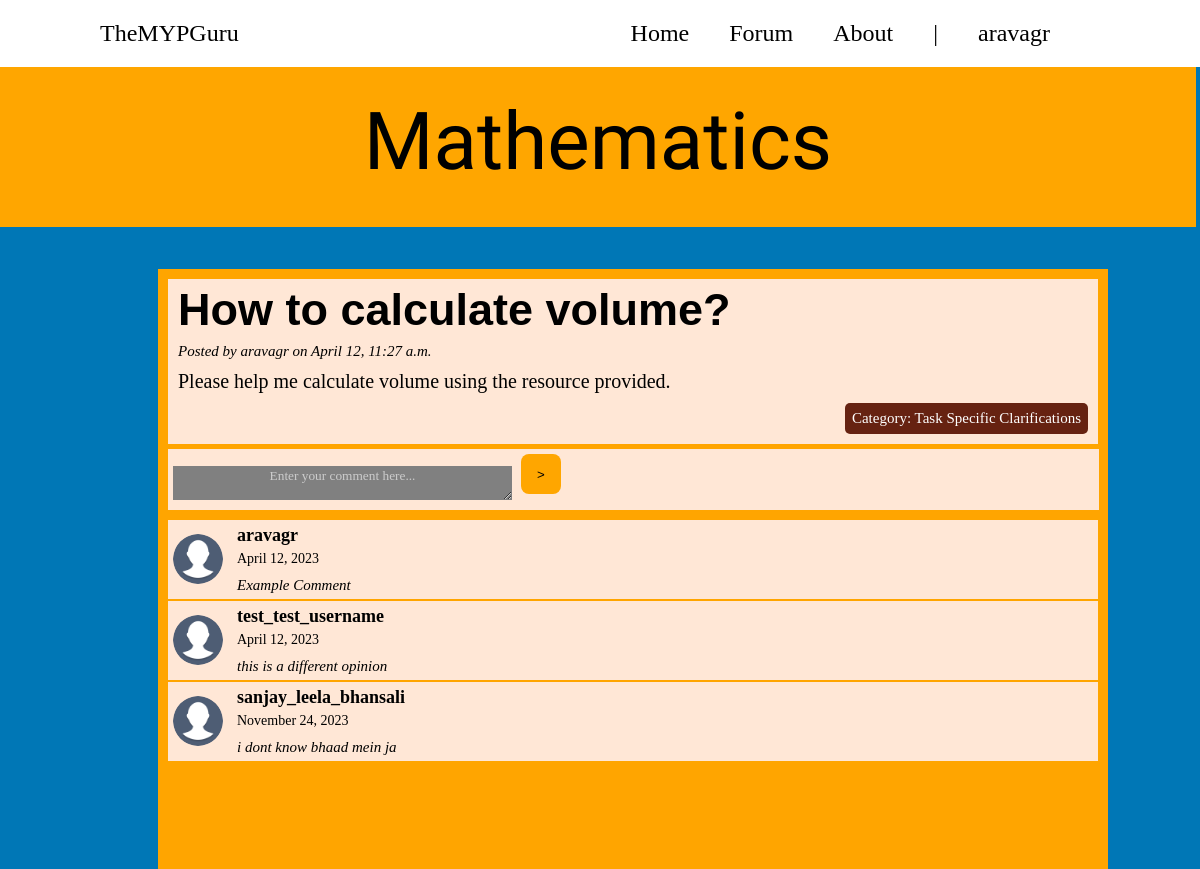
/math/post/31/ (signed in), run on the app's committed database.
### MathForum/models.py (models this page shows, shortened)
class Post(models.Model):
    title = models.CharField(max_length=50)
    description = models.CharField(max_length=1000)
    category = models.ForeignKey(Category, on_delete=models.CASCADE)
    file = models.FileField(blank=True, null=True)
    author = models.ForeignKey(User, on_delete=models.CASCADE)
    created_at = models.DateTimeField(auto_now_add=True)
    is_verified = models.BooleanField(default=False)

class Category(models.Model):
    name = models.CharField(max_length=255)
    def __str__(self):
        return self.name

class Comment(models.Model):
    post = models.ForeignKey(Post, on_delete=models.CASCADE)
    text = models.TextField()
    author = models.ForeignKey(User, on_delete=models.CASCADE)
    created_at = models.DateTimeField(auto_now_add=True)

### MathForum/views.py (the view, shortened to what this page needs)
# urls.py: path('post/<int:pk>/', post_detail, name='post_detail'),
@login_required
def post_detail(request, pk):
    post = get_object_or_404(Post, pk=pk)
    comments = Comment.objects.filter(post=post)
    comment_form = CommentForm()
    post_form = PostForm()
    return render(request, 'math_detail.html', {'post': post, 'comments': comments, 'comment_form': comment_form, 'post_form': post_form})

### MathForum/forms.py
class CommentForm(forms.ModelForm):
    class Meta:
        model = Comment
        fields = ('text',)
        widgets = {
            'text': forms.Textarea(attrs={'placeholder': 'Enter your comment here...'})
        }

class PostForm(forms.ModelForm):
    class Meta:
        model = Post
        fields = ('title', 'description', 'category', 'file', 'is_verified')

### MathForum/templates/math_detail.html (shortened to what this page needs)
{% load static %}
<!DOCTYPE html>
<html>
<head>
    <link rel="stylesheet" href="{% static 'styles.css' %}?{% now "U" %}">
    <link rel="stylesheet" href="{% static 'forum_detail.css' %}?{% now "U" %}">
</head>
<body style="background-color: #0077B6">
    <ul class = "navbar">
        <li class = "website_title">TheMYPGuru</li>
        <li><a href=# class = "nav_items">Home</a></li>
        <li><a href=# class = "nav_items">Forum</a></li>
        <li><a href=# class = "nav_items">About</a></li>
        <li class = "nav_items">|</li>
        {% if user.is_authenticated %}
            <li><a href="{% url 'logout' %}" class = "nav_items"><span>{{ user.get_username }}</span></a></li>
        {% else %}
            <li><a href="{% url 'login' %}" class = "nav_items">Log In</a></li>
        {% endif %}
    </ul>
    <div class = "forum_heading">Mathematics</div>
    <div class = "parent_container">
      <div class = "centralize">
      <div class = "detailed_post_container">
        <h2>{{ post.title }}</h2>
        <div class = "posted">Posted by {{ post.author.username }} on {{ post.created_at|date:"F j" }}, {{ post.created_at|time:"g:i a" }}</div>
        <div class = "description">{{ post.description }}</div>
        <div class = "category" style="background-color:
          {% if post.category|striptags == 'Task Specific Clarifications' %}#662211; color: white;
          {% elif post.category|striptags == 'Task Sheets' %}#d54b00; color: white;
          {% elif post.category|striptags == 'Notes' %}#fd8320
          {% elif post.category|striptags == 'Sample Responses' %}#ffa500
          {% else %}#ffe7d6
          {% endif %}">Category: {{ post.category }}
        </div>
      </div>
      </div>
      <div class = "comment_container">
        <form method="POST">
            <div class="comment_input">{{ comment_form.text }}</div>
            <button class="comment_submit_button" type="submit" name="comment_submit">></button>
        </form>
      </div>
      {% for comment in comments %}
      <div class="comment-view-container" style="white-space: nowrap;">
        <img class="forum-image" src="{% static 'profile_photo.png' %}">
        <div class="comment-details" style="display: inline-block;">
          <div class="username">{{ comment.author.username }}</div>
          <div class="date_comment">{{ comment.created_at|date:"F j, Y" }}</div>
          <div class="comment_text">{{ comment.text }}</div>
        </div>
      </div>
        {% empty %}
          <p>No comments yet.</p>
          {% endfor %}
</body>
</html>

### static/styles.css (style rules this page uses)
.navbar { list-style-type: none; display: flex; margin: -8px; padding: 0px; background: #FFFFFF; border-radius: 0; font-family: Georgia; font-size: 24px; }
.website_title { font-family: Georgia; font-size: 24px; margin-right: auto; padding-top: 20px; padding-left: 100px; }
.nav_items { float: left; text-decoration: none; color: black; padding-top: 20px; padding-right: 150px; padding-bottom: 20px; display: block; margin-left: -110px; }
.forum_heading { background-color: #FFA600; width: 101%; height: 160px; position: relative; left: -8px; color: black; font-family: Allerta Stencil; font-size: 80px; text-align: center; vertical-align: center; top: 8px; line-height: 150px; }

### static/forum_detail.css (style rules this page uses)
.parent_container { background-color: #FFA500; height: 600px; width: 950px; position: relative; left: 150px; top: 50px; }
.centralize { display: flex; justify-content: center; align-items: center; }
.detailed_post_container { background-color: #FFE7D6; position: relative; width: 100%; margin: 10px; padding-bottom: 10px; }
h2 { font-family: sans-serif; font-size: 45px; margin-left: 10px; margin-top: 5px; }
.posted { font-family: georgia; font-size: 15px; font-style: italic; margin-left: 10px; margin-top: -30px; }
.description { font-family: georgia; font-size: 20px; margin-left: 10px; margin-top: 10px; }
.category { color: black; font-family: georgia; font-style: bold; border-color: black; border-width: 1px; font-size: 15px; padding: 7px 7px; margin-right: 10px; margin-top: 10px; border-radius: 5px; float: right; }
.comment_container { background-color: #FFE7D6; position: relative; width: 98%; margin: 10px; padding-bottom: 10px; margin-top: -5px; flex-direction: row; display: flex; }
.comment_input textarea { flex: 1; background-color: grey !important; width: 90%; height: 30px; border: none; margin-left: 5px; }
.comment_input textarea::placeholder { color: #ccc; font-family: georgia; text-align: center; vertical-align: center; }
.comment_input { display: inline-flex; flex: 1; vertical-align: center; }
.comment_submit_button { background-color: #FFA600; border-radius: 20%; border-style: hidden; width: 40px; height: 40px; margin-left: 5px; margin-top: 5px; }
.comment-view-container { margin-bottom: 20px; background-color: #FFE7D6; margin-left: 10px; margin-right: 10px; padding-top: 5px; padding-bottom: 5px; padding-left: 5px; margin-bottom: 2px; }
.forum-image { width: 50px; height: 50px; border-radius: 50%; margin-right: 10px; display: inline-block; vertical-align: middle; }
.comment-details { display: flex; vertical-align: middle; }
.username { font-family: georgia; font-size: 18px; font-weight: bold; }
.date_comment { font-family: georgia; font-size: 14px; margin-top: 5px; }
.comment_text { font-family: georgia; font-size: 15px; font-style: italic; margin-top: 10px; }

### data on the page
Post: title "How to calculate volume?", author.username "aravagr", created_at "April 12", created_at "11:27 a.m.", description "Please help me calculate volume using the resource provided.", category "Task Specific Clarifications"
Comment: author.username "aravagr", created_at "April 12, 2023", text "Example Comment"
Comment: author.username "test_test_username", created_at "April 12, 2023", text "this is a different opinion"
Comment: author.username "sanjay_leela_bhansali", created_at "November 24, 2023", text "i dont know bhaad mein ja"

### other printed values
{{ user.get_username }} "aravagr"
